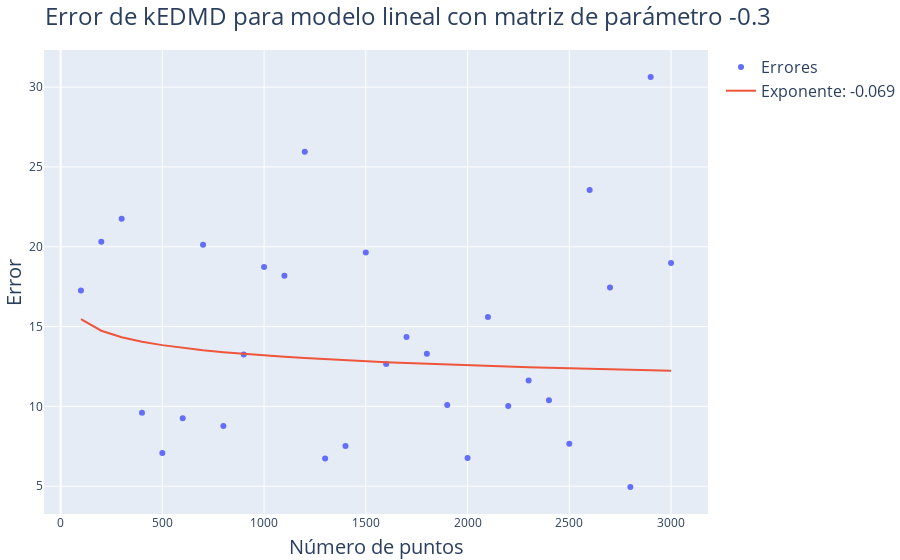

Notebook code for this chart:
### Code cell
# Alpha a utilizar
alpha = -0.3

# Número de puntos
Ns = np.arange(100, 3100, 100)

# Errores
errors = np.zeros(len(Ns))

# Cálculo de errores
for i in range(len(Ns)):
    x, x_koop, _, _ = compute_linear_kedmd(alpha, Ns[i])
    errors[i] = np.linalg.norm(x - x_koop)

# Ajustar una curva como raíz cuadrada a los errores
fit = np.polyfit(np.log(Ns), np.log(errors), 1)

# Plot
fig = go.Figure()

fig.add_trace(go.Scatter(x=Ns, y=errors, name='Errores', mode='markers'))
fig.add_trace(go.Scatter(x=Ns, y=np.exp(fit[1])*Ns**fit[0], name=f'Exponente: {fit[0].round(4)}', mode='lines'))

# Colocar titulo
fig.update_layout(
    title=f"Error de kEDMD para modelo lineal con matriz de parámetro {alpha}",
    xaxis_title="Número de puntos",
    yaxis_title="Error",
    margin=dict(l=0, r=0, t=50, b=0)
    )

fig.write_image(img_path+"Linear1Errors.pdf")

fig.show()

### Figure 1 — Plotly figure (JSON) as saved in the notebook; plotly's stock layout.template omitted (floating-point values rounded to 4 significant figures)
{"data": [{"mode": "markers", "name": "Errores", "type": "scatter", "x": [100, 200, 300, 400, 500, 600, 700, 800, 900, 1000, 1100, 1200, 1300, 1400, 1500, 1600, 1700, 1800, 1900, 2000, 2100, 2200, 2300, 2400, 2500, 2600, 2700, 2800, 2900, 3000], "y": [17.26, 20.32, 21.76, 9.61, 7.073, 9.258, 20.13, 8.773, 13.24, 18.73, 18.19, 25.95, 6.729, 7.521, 19.63, 12.66, 14.34, 13.3, 10.09, 6.76, 15.6, 10.02, 11.63, 10.38, 7.654, 23.55, 17.44, 4.947, 30.64, 18.98]}, {"mode": "lines", "name": "Exponente: -0.069", "type": "scatter", "x": [100, 200, 300, 400, 500, 600, 700, 800, 900, 1000, 1100, 1200, 1300, 1400, 1500, 1600, 1700, 1800, 1900, 2000, 2100, 2200, 2300, 2400, 2500, 2600, 2700, 2800, 2900, 3000], "y": [15.46, 14.74, 14.34, 14.05, 13.84, 13.67, 13.52, 13.4, 13.29, 13.19, 13.11, 13.03, 12.96, 12.89, 12.83, 12.77, 12.72, 12.67, 12.62, 12.58, 12.53, 12.49, 12.46, 12.42, 12.38, 12.35, 12.32, 12.29, 12.26, 12.23]}], "layout": {"margin": {"b": 0, "l": 0, "r": 0, "t": 50}, "title": {"text": "Error de kEDMD para modelo lineal con matriz de parámetro -0.3"}, "xaxis": {"title": {"text": "Número de puntos"}}, "yaxis": {"title": {"text": "Error"}}}}
